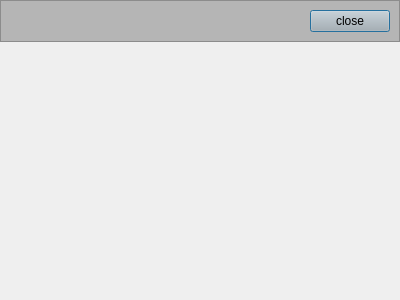
<?xml version="1.0" encoding="UTF-8"?>
<ui version="4.0">
 <class>Dialog</class>
 <widget class="QDialog" name="Dialog">
  <property name="geometry">
   <rect>
    <x>0</x>
    <y>0</y>
    <width>400</width>
    <height>300</height>
   </rect>
  </property>
  <property name="windowTitle">
   <string>Dialog</string>
  </property>
  <layout class="QVBoxLayout" name="verticalLayout">
   <property name="leftMargin">
    <number>0</number>
   </property>
   <property name="topMargin">
    <number>0</number>
   </property>
   <property name="rightMargin">
    <number>0</number>
   </property>
   <property name="bottomMargin">
    <number>0</number>
   </property>
   <item>
    <widget class="QFrame" name="frameTitlebar">
     <property name="minimumSize">
      <size>
       <width>0</width>
       <height>40</height>
      </size>
     </property>
     <property name="styleSheet">
      <string notr="true">background-color: rgb(181, 181, 181);</string>
     </property>
     <property name="frameShape">
      <enum>QFrame::StyledPanel</enum>
     </property>
     <property name="frameShadow">
      <enum>QFrame::Raised</enum>
     </property>
     <layout class="QHBoxLayout" name="horizontalLayout">
      <item>
       <spacer name="horizontalSpacer">
        <property name="orientation">
         <enum>Qt::Horizontal</enum>
        </property>
        <property name="sizeHint" stdset="0">
         <size>
          <width>273</width>
          <height>20</height>
         </size>
        </property>
       </spacer>
      </item>
      <item>
       <widget class="QPushButton" name="pushButtonClose">
        <property name="text">
         <string>close</string>
        </property>
       </widget>
      </item>
     </layout>
    </widget>
   </item>
   <item>
    <spacer name="verticalSpacer">
     <property name="orientation">
      <enum>Qt::Vertical</enum>
     </property>
     <property name="sizeHint" stdset="0">
      <size>
       <width>20</width>
       <height>238</height>
      </size>
     </property>
    </spacer>
   </item>
  </layout>
 </widget>
 <resources/>
 <connections/>
</ui>
